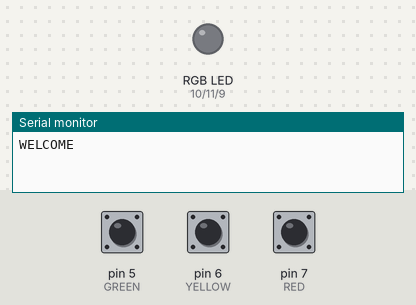
This sketch was run on a simulated Arduino Uno, built with avr-gcc and run on an emulated ATmega328P. Parts: an RGB LED mixed from three pins (HIGH = lit), the last lines printed to the serial monitor. Inputs (shaded band) come from the test bench; at power-on: pin 5 (GREEN) HIGH, pin 6 (YELLOW) HIGH, pin 7 (RED) HIGH. Dim RGB values are drawn brighter than linear.

Above: at 1.2 s.
1.3 s: pin 5 (GREEN) pulled LOW for 0.15 s
At 2.1 s:
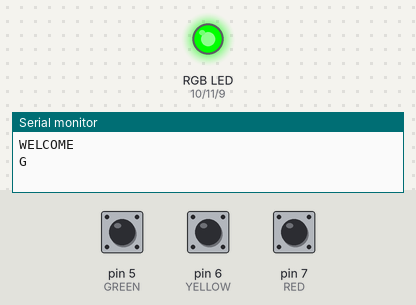
2.9 s: pin 6 (YELLOW) pulled LOW for 0.15 s
At 4.2 s:
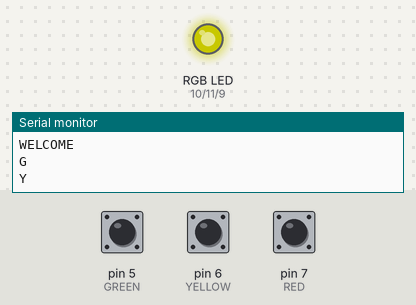
4.5 s: pin 7 (RED) pulled LOW for 0.15 s
At 5.7 s:
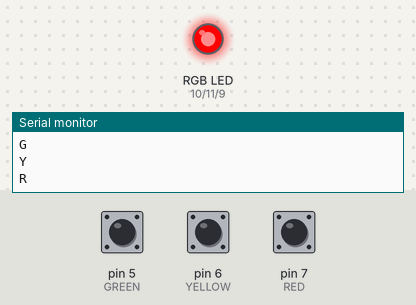
6.1 s: pin 5 (GREEN) pulled LOW for 1 s
At 8.2 s:
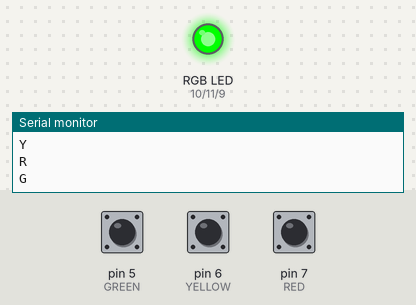
8.6 s: pin 6 (YELLOW) pulled LOW for 1 s
At 10.1 s:
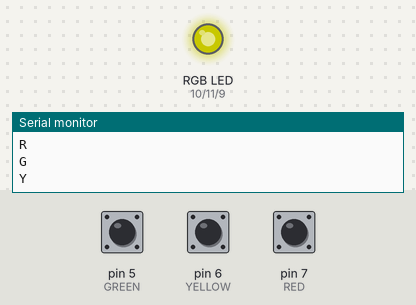
11.1 s: pin 5 (GREEN) pulled LOW for 3.2 s
At 14.8 s:
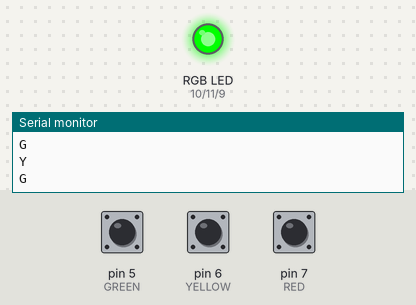
Timing chart, 0 to 16.3 s (numbered marks = the images above; inputs shaded):
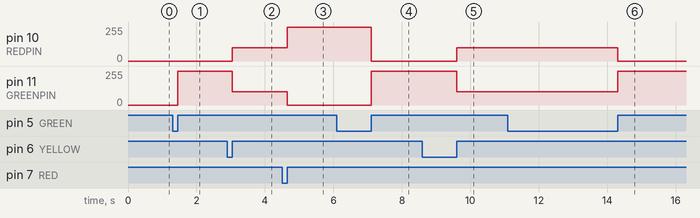

Measured:
- after the input at 1.3 s, pin 11 (GREENPIN): 0/255 → 255/255 after 0.15 s
- after the input at 2.9 s, pin 10 (REDPIN): 0/255 → 100/255 after 0.15 s; pin 11 (GREENPIN): 255/255 → 100/255 after 0.15 s
- after the input at 4.5 s, pin 10 (REDPIN): 100/255 → 255/255 after 0.15 s; pin 11 (GREENPIN): 100/255 → 0/255 after 0.15 s
- after the input at 6.1 s, pin 10 (REDPIN): 255/255 → 0/255 after 1.0 s; pin 11 (GREENPIN): 0/255 → 255/255 after 1.0 s
- after the input at 8.6 s, pin 10 (REDPIN): 0/255 → 100/255 after 1.0 s; pin 11 (GREENPIN): 255/255 → 100/255 after 1.0 s
- after the input at 11.1 s, pin 10 (REDPIN): 100/255 → 0/255 after 3.2 s; pin 11 (GREENPIN): 100/255 → 255/255 after 3.2 s

The sketch:

bluetoothwifi.ino
```cpp
#include <SoftwareSerial.h>

SoftwareSerial SerialBT(2,3);

//pinout
#define RED 7
#define YELLOW 6
#define GREEN 5

#define REDPIN 10
#define GREENPIN 11
#define BLUEPIN 9


bool debounce();
unsigned long lastDebounceTimes[] = {0,0,0};  // the last time the output pin was toggled
uint8_t mac[6] = {0x00, 0x14, 0x03, 0x06, 0x39, 0xD1};
char *pin = "1234";
bool lastReadValue[] = {HIGH,HIGH,HIGH}; //recording falling edges

void setup() {
  // put your setup code here, to run once:
  Serial.begin(9600);
  Serial.println("WELCOME");
  SerialBT.begin(9600); //Bluetooth device name, set to master

  pinMode(RED, INPUT_PULLUP);
  pinMode(YELLOW, INPUT_PULLUP);
  pinMode(GREEN, INPUT_PULLUP);

  //single rgb led
  pinMode(REDPIN, OUTPUT);
  pinMode(GREENPIN, OUTPUT);
  pinMode(BLUEPIN, OUTPUT);
}

void loop() {
  // put your main code here, to run repeatedly:
  //if there are bytes being received in serial port, send info via bt to connected device
//  while(SerialBT.available()) {
//    Serial.write(SerialBT.read());
//  }
  while(Serial.available()) {
    char c = Serial.read();
    if(c == 'o' || c == 'O') {
      SerialBT.write(c);
      analogWrite(BLUEPIN, 0);
    }
  }
  //return;
  if(debounce(RED, 0)){
    SerialBT.print('R');
    Serial.println('R');
    analogWrite(REDPIN, 255);
    analogWrite(GREENPIN, 0);
    analogWrite(BLUEPIN, 0);
  }

  if(debounce(YELLOW, 1)){
    SerialBT.print('Y');
    Serial.println('Y');
    analogWrite(REDPIN, 100);
    analogWrite(GREENPIN, 100);
    analogWrite(BLUEPIN, 0);
  }

  if(debounce(GREEN, 2)){
    SerialBT.print('G');
    Serial.println('G');
    analogWrite(REDPIN, 0);
    analogWrite(GREENPIN, 255);
    analogWrite(BLUEPIN, 0);
  }
}

bool debounce(byte pin, int index){
  const byte buttonPin = pin;    // the number of the pushbutton pin

  // Variables will change:
  bool buttonState = digitalRead(buttonPin);         // the current state of the output pin
  if(buttonState == lastReadValue[index]){ //if remaining at HIGH or remaining at LOW
    return false;
  }
  else if(buttonState == HIGH && lastReadValue[index] == LOW){ //button has been released
    lastReadValue[index] = HIGH;
    if(millis()-lastDebounceTimes[index] >=10){
      return true;
    }
    return false;
  }
  else{ //button has been pressed
    lastReadValue[index] = LOW;
    lastDebounceTimes[index] = millis();
    return false;
  }
}
```
